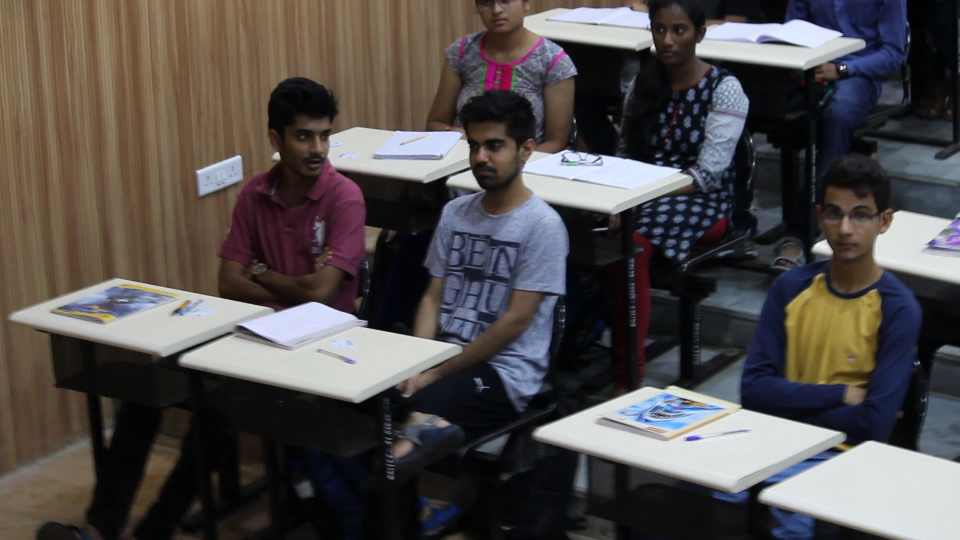
#> input picture Files/frames/frame0.jpg, 1920 x 1080 px (shown at 1/2 size); its folder holds only this picture in this run
$ python face_detect_fn.py   (Python 2 division)
#> lines starting #> are read from the running program, lines starting #| are printed output that depends on the picture; after the words box and inside, x2 and y2 are one past the last pixel; in counts of white or black regions, pixels touching at a corner belong together
import numpy as np
import cv2
total=0
overall=25
# multiple cascades: https://github.com/Itseez/opencv/tree/master/data/haarcascades
def frame_detect(name,count):
#https://github.com/Itseez/opencv/blob/master/data/haarcascades/haarcascade_frontalface_default.xml
#> called with name = 'frames/frame0.jpg', count = 0
	face_cascade = cv2.CascadeClassifier('haarcascade_frontalface_default.xml')
#https://github.com/Itseez/opencv/blob/master/data/haarcascades/haarcascade_eye.xml
#eye_cascade = cv2.CascadeClassifier('haarcascade_eye.xml')

#cap = cv2.VideoCapture(0)


	img = cv2.imread(name,cv2.IMREAD_UNCHANGED)
#> img is the input picture: shape (1080, 1920, 3); mean B, G, R 75.5, 76.7, 81.8
	gray = cv2.cvtColor(img, cv2.COLOR_BGR2GRAY)
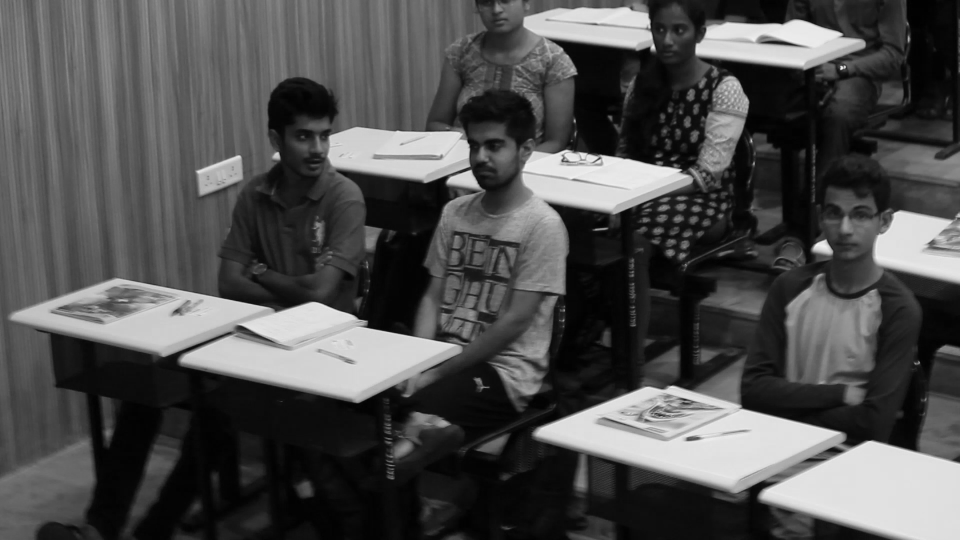
#> gray: shape (1080, 1920) (shown at 1/2 size); min 0, max 250, mean 78.1
	faces = face_cascade.detectMultiScale(img, 1.1, 5)
#> faces = [[1398, 268, 75, 75], [577, 232, 108, 108], [911, 244, 127, 127], [1619, 377, 143, 143]]
	global total,overall
# [6 lines of commented-out code are left out]
	for (x,y,w,h) in faces:
	    cv2.rectangle(img,(x,y),(x+w,y+h),(255,0,0),2)
	# [11 lines of commented-out code are left out]

	    cv2.imwrite('/home/kunal/Desktop/RI/detected_frames/detected%s.jpg' % name,img)
	    cv2.imshow('img',img);
#cap.release()
            cv2.waitKey(1000)
#> this loop made 4 passes
#> pass 2, in frame_detect, `cv2.imwrite('/home/kunal/Desktop/RI/detected_frames/detected%s.jpg' % ..`:
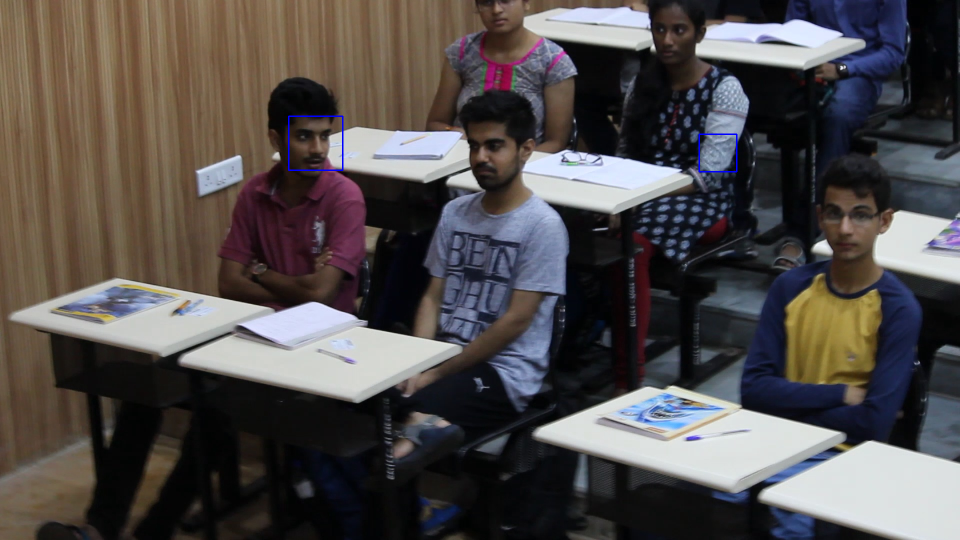
#> saved as frame0.jpg.jpg: shape (1080, 1920, 3) (shown at 1/2 size); mean B, G, R 75.7, 76.7, 81.7
#> after the loop:
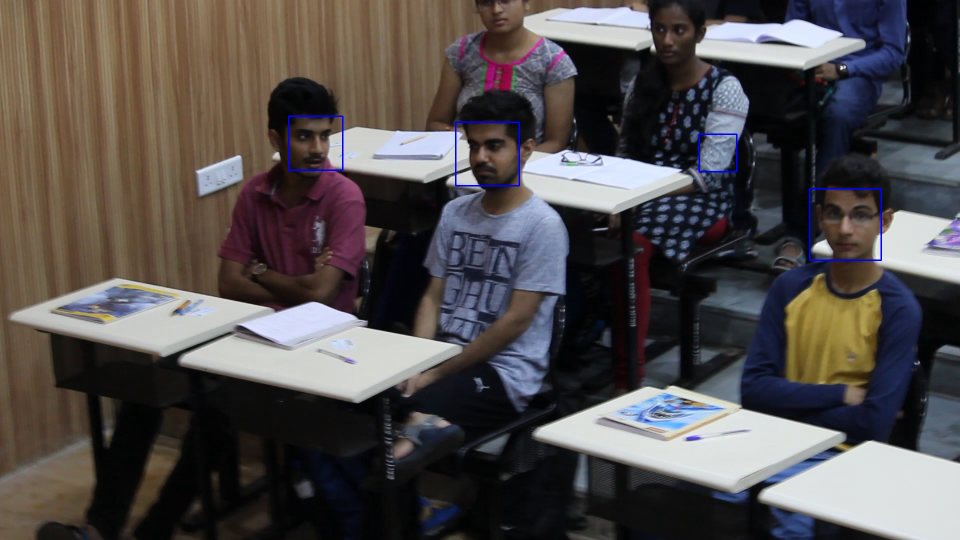
#> img: shape (1080, 1920, 3) (shown at 1/2 size); 0.26% of pixels changed, all inside (x1, y1, x2, y2) = (576, 231, 1764, 522)
	#cv2.destroyAllWindows()
	#return
#total=0
count=0
while count<=375:
#> (the run stopped early here; a loop or call above may not have finished)
